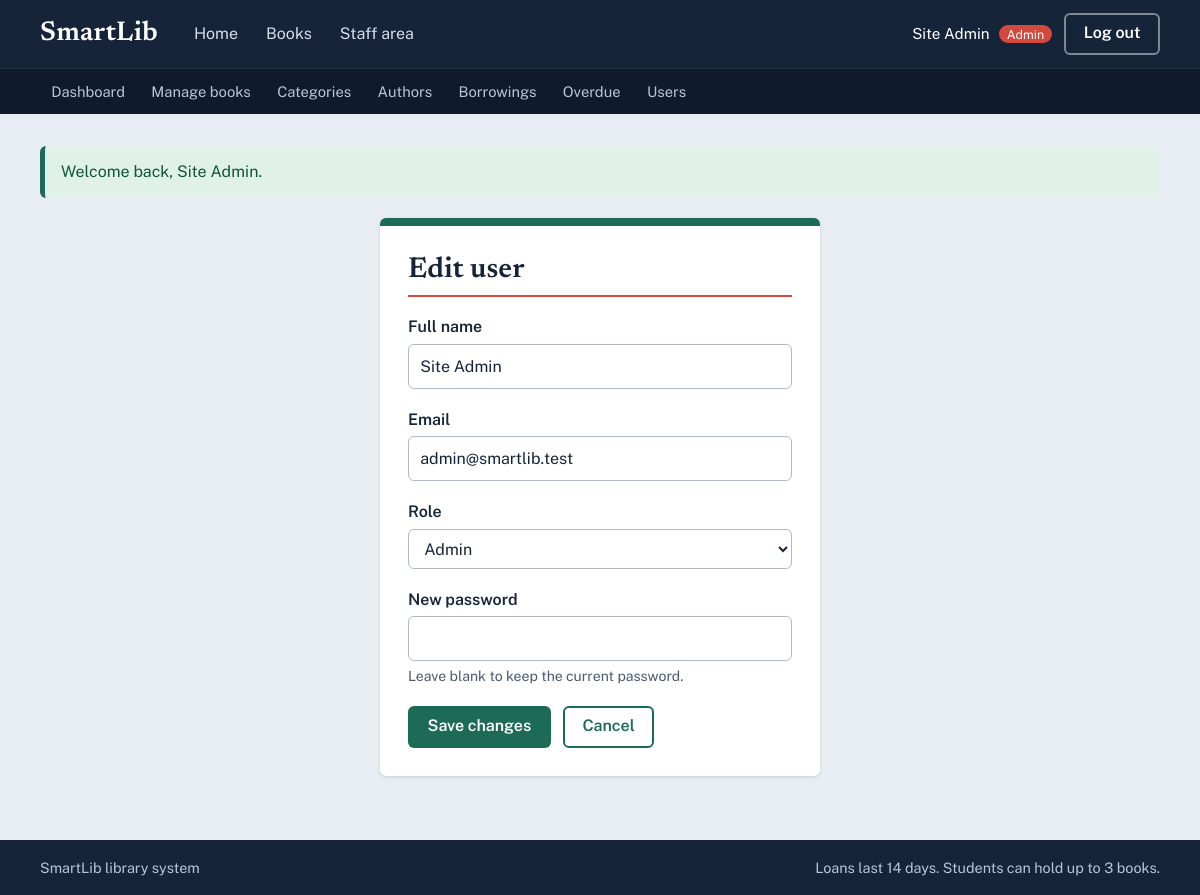
Screenshot of /admin/user-form.php?id=1 (signed in) with the database file from the repository.
### tables this page shows
CREATE TABLE users (
   
  id         INT AUTO_INCREMENT PRIMARY KEY,
   
  name       VARCHAR(100) NOT NULL,
   
  email      VARCHAR(100) NOT NULL UNIQUE,
   
  password   VARCHAR(255) NOT NULL,
   
  role       ENUM('admin','librarian','student') NOT NULL DEFAULT 'student',
   
  created_at TIMESTAMP NOT NULL DEFAULT CURRENT_TIMESTAMP
 
);

### includes/init.php (called while the page is built, shortened)
<?php
function e($value): string
{
    return htmlspecialchars((string) $value, ENT_QUOTES, 'UTF-8');
}
function url(string $path = ''): string
{
    return BASE_URL . '/' . ltrim($path, '/');
}

### admin/user-form.php (the view, shortened to what this page needs)
<?php
require __DIR__ . '/../includes/init.php';
$id   = (int) ($_GET['id'] ?? $_POST['id'] ?? 0);
$user = ['name' => '', 'email' => '', 'role' => 'student'];
if ($id) {
    $stmt = $pdo->prepare('SELECT id, name, email, role FROM users WHERE id = ?');
    $stmt->execute([$id]);
    $found = $stmt->fetch();
    $user = $found;
}
require __DIR__ . '/../includes/header.php';
?>
<div class="form-card">
    <div class="inner">
        <h1><?= $id ? 'Edit user' : 'Add a user' ?></h1>
        <form method="post" novalidate>
            <div class="field">
                <label for="name">Full name</label>
                <input id="name" name="name" value="<?= e($user['name']) ?>" required>
            </div>
            <div class="field">
                <label for="email">Email</label>
                <input id="email" type="email" name="email" value="<?= e($user['email']) ?>" required>
            </div>
            <div class="field">
                <label for="role">Role</label>
                <select id="role" name="role" <?= $id === (int) $_SESSION['user_id'] ? 'aria-describedby="role-note"' : '' ?>>
                    <?php foreach (['student', 'librarian', 'admin'] as $r): ?>
                        <option value="<?= $r ?>" <?= $user['role'] === $r ? 'selected' : '' ?>><?= ucfirst($r) ?></option>
                    <?php endforeach; ?>
                </select>
            </div>
            <div class="field">
                <label for="password"><?= $id ? 'New password' : 'Password' ?></label>
                <input id="password" type="password" name="password" autocomplete="new-password" <?= $id ? '' : 'required' ?>>
                <p class="field-hint"><?= $id ? 'Leave blank to keep the current password.' : 'At least 8 characters.' ?></p>
            </div>
            <div class="form-actions">
                <button class="btn btn-primary" type="submit"><?= $id ? 'Save changes' : 'Add user' ?></button>
                <a class="btn btn-outline" href="<?= e(url('admin/users.php')) ?>">Cancel</a>
            </div>
        </form>
    </div>
</div>
<?php require __DIR__ . '/../includes/footer.php'; ?>

### css/style.css (style rules this page uses)
:root { --ink: #16243a; --ink-soft: #4a5a72; --shelf: #e8edf3; --paper: #ffffff; --rule: #c3d6ea; --margin: #d4493e; --pine: #1d6b57; --pine-dark: #15503f; --brass: #b8892b; --line: #d5dde8; --ok-bg: #dff1e9; --ok-fg: #14543f; --bad-bg: #fbe3e0; --bad-fg: #8f2a21; --font-display: "Newsreader", Georgia, "Times New Roman", serif; --font-body: "Public Sans", system-ui, -apple-system, "Segoe UI", Arial, sans-serif; }
*, *::before, *::after { box-sizing: border-box; }
html { -webkit-text-size-adjust: 100%; }
body { margin: 0; background: var(--shelf); color: var(--ink); font-family: var(--font-body); font-size: 1rem; line-height: 1.6; min-height: 100vh; display: flex; flex-direction: column; }
h1, h2, h3 { font-family: var(--font-display); font-weight: 600; line-height: 1.2; margin: 0 0 .5em; }
h1 { font-size: 2.1rem; }
p { margin: 0 0 1em; }
a { color: var(--pine); }
.btn { display: inline-block; font: inherit; font-weight: 600; cursor: pointer; padding: .55rem 1.1rem; border-radius: 6px; border: 2px solid transparent; text-decoration: none; line-height: 1.3; text-align: center; }
.btn-primary { background: var(--pine); color: #fff; }
.btn-outline { background: transparent; color: var(--pine); border-color: var(--pine); }
label { display: block; font-weight: 600; margin-bottom: .25rem; }
input, select, textarea { font: inherit; color: var(--ink); width: 100%; padding: .55rem .7rem; background: #fff; border: 1.5px solid #aeb9c9; border-radius: 6px; }
.field { margin-bottom: 1.1rem; }
.field-hint { color: var(--ink-soft); font-size: .88rem; margin: .25rem 0 0; }
.form-card { width: min(440px, 100%); margin: 1rem auto; background: var(--paper); border-radius: 6px; box-shadow: 0 1px 3px rgba(22,36,58,.16); border-top: 8px solid var(--pine); }
.form-card .inner { padding: 1.75rem; }
.form-card h1 { font-size: 1.8rem; border-bottom: 2px solid var(--margin); padding-bottom: .4rem; margin-bottom: 1.1rem; }
.form-actions { display: flex; gap: .75rem; flex-wrap: wrap; margin-top: .5rem; }

### rows the page displays
users: name "Site Admin", email "admin@smartlib.test", role "Admin"

### other values shown
$label "Home Books Staff area Dashboard Manage books Categories Authors Borrowings Overdue Users"
$_SESSION['name'] "Site Admin"
$role "Admin"
$f['msg'] "Welcome back, Site Admin."
LOAN_DAYS "14"
MAX_ACTIVE_LOANS "3"
